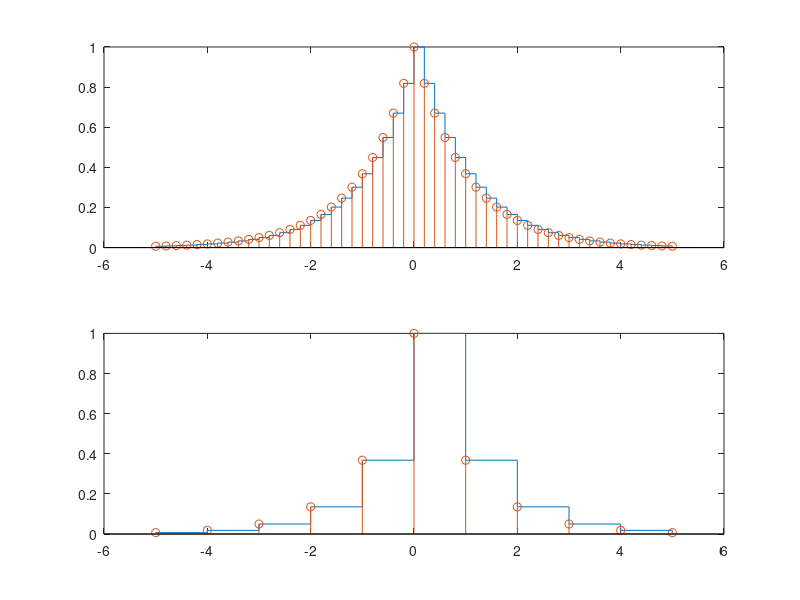

Write MATLAB code to recreate this figure.
clear; clc; close all

Ts = 0.0002; n = -25:25; nTs =  n*Ts; x = exp(-1000*abs(nTs));

subplot(2,1,1); stairs(nTs*1000,x); hold on
stem(n*Ts*1000,x); hold off

Ts = 0.001; n = -5:5; nTs =  n*Ts; x = exp(-1000*abs(nTs));

subplot(2,1,2); stairs(nTs*1000,x); hold on
stem(n*Ts*1000,x); hold off
